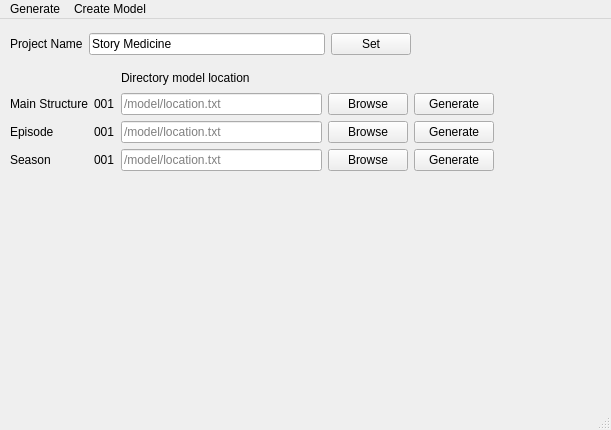
<?xml version="1.0" encoding="UTF-8"?>
<ui version="4.0">
 <class>MainWindow</class>
 <widget class="QMainWindow" name="MainWindow">
  <property name="geometry">
   <rect>
    <x>0</x>
    <y>0</y>
    <width>611</width>
    <height>430</height>
   </rect>
  </property>
  <property name="windowTitle">
   <string>MainWindow</string>
  </property>
  <widget class="QWidget" name="centralwidget">
   <widget class="QWidget" name="gridLayoutWidget">
    <property name="geometry">
     <rect>
      <x>10</x>
      <y>50</y>
      <width>484</width>
      <height>102</height>
     </rect>
    </property>
    <layout class="QGridLayout" name="gridLayout">
     <item row="2" column="3">
      <widget class="QPushButton" name="episodeBrowseButton">
       <property name="text">
        <string>Browse</string>
       </property>
      </widget>
     </item>
     <item row="1" column="0">
      <widget class="QLabel" name="mainLable">
       <property name="text">
        <string>Main Structure</string>
       </property>
      </widget>
     </item>
     <item row="3" column="0">
      <widget class="QLabel" name="seasonLable">
       <property name="text">
        <string>Season</string>
       </property>
      </widget>
     </item>
     <item row="2" column="2">
      <widget class="QLineEdit" name="episodeLocation">
       <property name="statusTip">
        <string extracomment="test tip"/>
       </property>
       <property name="text">
        <string/>
       </property>
       <property name="placeholderText">
        <string>/model/location.txt</string>
       </property>
      </widget>
     </item>
     <item row="2" column="1">
      <widget class="QLabel" name="episodeNumberLabel">
       <property name="text">
        <string>001</string>
       </property>
      </widget>
     </item>
     <item row="2" column="0">
      <widget class="QLabel" name="episodeLable">
       <property name="text">
        <string>Episode</string>
       </property>
      </widget>
     </item>
     <item row="2" column="4">
      <widget class="QPushButton" name="episodeGenerateButton">
       <property name="text">
        <string>Generate</string>
       </property>
      </widget>
     </item>
     <item row="0" column="2">
      <widget class="QLabel" name="tableLable">
       <property name="text">
        <string>Directory model location</string>
       </property>
      </widget>
     </item>
     <item row="1" column="3">
      <widget class="QPushButton" name="mainBrowseButton">
       <property name="text">
        <string>Browse</string>
       </property>
      </widget>
     </item>
     <item row="1" column="4">
      <widget class="QPushButton" name="mainGenerateButton">
       <property name="text">
        <string>Generate</string>
       </property>
      </widget>
     </item>
     <item row="1" column="2">
      <widget class="QLineEdit" name="mainLocation">
       <property name="statusTip">
        <string extracomment="test tip"/>
       </property>
       <property name="text">
        <string/>
       </property>
       <property name="placeholderText">
        <string>/model/location.txt</string>
       </property>
      </widget>
     </item>
     <item row="1" column="1">
      <widget class="QLabel" name="mainNumberLabel">
       <property name="text">
        <string>001</string>
       </property>
      </widget>
     </item>
     <item row="3" column="1">
      <widget class="QLabel" name="seasonNumberLabel">
       <property name="text">
        <string>001</string>
       </property>
      </widget>
     </item>
     <item row="3" column="2">
      <widget class="QLineEdit" name="seasonLocation">
       <property name="statusTip">
        <string extracomment="test tip"/>
       </property>
       <property name="text">
        <string/>
       </property>
       <property name="placeholderText">
        <string>/model/location.txt</string>
       </property>
      </widget>
     </item>
     <item row="3" column="3">
      <widget class="QPushButton" name="seasonBrowseButton">
       <property name="text">
        <string>Browse</string>
       </property>
      </widget>
     </item>
     <item row="3" column="4">
      <widget class="QPushButton" name="seasonGenerateButton">
       <property name="text">
        <string>Generate</string>
       </property>
      </widget>
     </item>
    </layout>
   </widget>
   <widget class="QWidget" name="gridLayoutWidget_2">
    <property name="geometry">
     <rect>
      <x>10</x>
      <y>10</y>
      <width>401</width>
      <height>31</height>
     </rect>
    </property>
    <layout class="QGridLayout" name="gridLayout_2">
     <item row="1" column="1">
      <widget class="QLineEdit" name="projectNameText">
       <property name="text">
        <string>Story Medicine</string>
       </property>
      </widget>
     </item>
     <item row="1" column="2">
      <widget class="QPushButton" name="setProjectNameButton">
       <property name="text">
        <string>Set</string>
       </property>
      </widget>
     </item>
     <item row="1" column="0">
      <widget class="QLabel" name="projectNameLabel">
       <property name="text">
        <string>Project Name</string>
       </property>
      </widget>
     </item>
    </layout>
   </widget>
  </widget>
  <widget class="QMenuBar" name="menubar">
   <property name="geometry">
    <rect>
     <x>0</x>
     <y>0</y>
     <width>611</width>
     <height>21</height>
    </rect>
   </property>
   <widget class="QMenu" name="menuFile">
    <property name="title">
     <string>Generate</string>
    </property>
    <addaction name="separator"/>
   </widget>
   <widget class="QMenu" name="menuCreate_Model">
    <property name="title">
     <string>Create Model</string>
    </property>
   </widget>
   <addaction name="menuFile"/>
   <addaction name="menuCreate_Model"/>
  </widget>
  <widget class="QStatusBar" name="statusbar"/>
 </widget>
 <resources/>
 <connections>
  <connection>
   <sender>episodeBrowseButton</sender>
   <signal>clicked()</signal>
   <receiver>MainWindow</receiver>
   <slot>signalEpisodeBrowse()</slot>
   <hints>
    <hint type="sourcelabel">
     <x>374</x>
     <y>70</y>
    </hint>
    <hint type="destinationlabel">
     <x>261</x>
     <y>131</y>
    </hint>
   </hints>
  </connection>
  <connection>
   <sender>episodeGenerateButton</sender>
   <signal>clicked()</signal>
   <receiver>MainWindow</receiver>
   <slot>signalEpisodeGenerate()</slot>
   <hints>
    <hint type="sourcelabel">
     <x>455</x>
     <y>69</y>
    </hint>
    <hint type="destinationlabel">
     <x>252</x>
     <y>110</y>
    </hint>
   </hints>
  </connection>
  <connection>
   <sender>mainGenerateButton</sender>
   <signal>clicked()</signal>
   <receiver>MainWindow</receiver>
   <slot>signalMainGenerate()</slot>
   <hints>
    <hint type="sourcelabel">
     <x>455</x>
     <y>102</y>
    </hint>
    <hint type="destinationlabel">
     <x>305</x>
     <y>214</y>
    </hint>
   </hints>
  </connection>
  <connection>
   <sender>mainBrowseButton</sender>
   <signal>clicked()</signal>
   <receiver>MainWindow</receiver>
   <slot>signalMainBrowse()</slot>
   <hints>
    <hint type="sourcelabel">
     <x>374</x>
     <y>102</y>
    </hint>
    <hint type="destinationlabel">
     <x>305</x>
     <y>214</y>
    </hint>
   </hints>
  </connection>
  <connection>
   <sender>seasonBrowseButton</sender>
   <signal>clicked()</signal>
   <receiver>MainWindow</receiver>
   <slot>signalSeasonBrowse()</slot>
   <hints>
    <hint type="sourcelabel">
     <x>374</x>
     <y>160</y>
    </hint>
    <hint type="destinationlabel">
     <x>305</x>
     <y>214</y>
    </hint>
   </hints>
  </connection>
  <connection>
   <sender>seasonGenerateButton</sender>
   <signal>clicked()</signal>
   <receiver>MainWindow</receiver>
   <slot>signalSeasonGenerate()</slot>
   <hints>
    <hint type="sourcelabel">
     <x>455</x>
     <y>160</y>
    </hint>
    <hint type="destinationlabel">
     <x>305</x>
     <y>214</y>
    </hint>
   </hints>
  </connection>
 </connections>
 <slots>
  <slot>signalEpisodeBrowse()</slot>
  <slot>signalEpisodeGenerate()</slot>
  <slot>signalMainBrowse()</slot>
  <slot>signalMainGenerate()</slot>
  <slot>signalSeasonBrowse()</slot>
  <slot>signalSeasonGenerate()</slot>
 </slots>
</ui>
